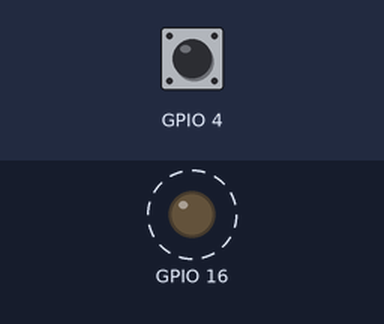
Simulated run of this sketch. Board: ESP32. On the bench: output pins drawn as LEDs (lit = HIGH). Dashed ring = blinking. Inputs (shaded band) come from the test bench; at power-on: GPIO 4 HIGH. What the sketch prints to the serial monitor is not drawn.

Above: at 0.2 s.
Timing chart, 0 to 3.0 s (numbered marks = the images above):
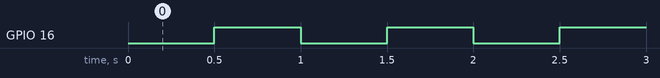

The sketch:

sketch_dec17a.ino
```cpp
// 宣告計時器變數
hw_timer_t *timer = NULL;

// 中斷函數，當計時器觸發時會執行
// 功能：切換 GPIO 16 的電位狀態（高低電位互換）
void ARDUINO_ISR_ATTR interrupt_func() {
    digitalWrite(16, !digitalRead(16));
}

void setup() {
    // 初始化序列埠，設定鮑率為 115200
    Serial.begin(115200);

    // 設定 GPIO 4 為輸入腳位，並啟用內建上拉電阻
    pinMode(4, INPUT_PULLUP);

    // 設定 GPIO 16 為輸出腳位
    pinMode(16, OUTPUT);

    // 初始化計時器，設定計時器時脈為 1MHz (1000000Hz)
    timer = timerBegin(1000000);

    // 將中斷函數綁定到計時器
    timerAttachInterrupt(timer, &interrupt_func);

    // 設定計時器觸發條件：
    // - 每 500000 微秒(0.5秒)觸發一次
    // - true 表示重複觸發
    // - 0 表示計數器從 0 開始
    timerAlarm(timer, 500000, true, 0);
}

// 主程式迴圈
void loop() {
    // 讀取並印出 GPIO 4 的電位狀態
    Serial.println(digitalRead(4));

    // 延遲 30 毫秒
    delay(30);
}
```

Measured:
- by itself, GPIO 16: alternates HIGH for 0.50 s and LOW for 0.50 s
